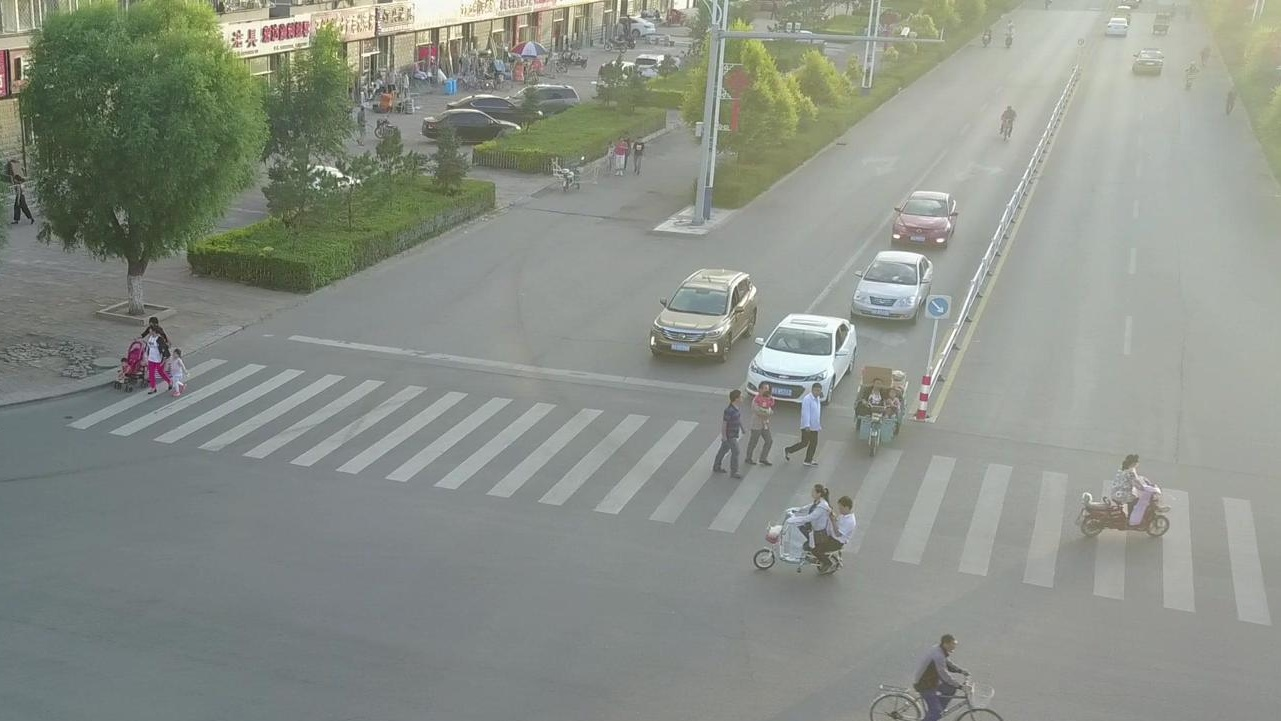
#> input picture HW0/Q5.png, 1281 x 721 px, found by its file name
$ jupyter execute --allow-errors Q5.ipynb   (shell and % lines are left out)
#> lines starting #> are read from the running program, lines starting #| are printed output that depends on the picture; long printed decimals are rounded
## Modifying the picture with opencv and numpy libraries

[cell 1]
import numpy as np
import matplotlib.pyplot as plt
import cv2

#> (a cell that did not finish here is left out)

#> (a cell that did not finish here is left out)

**Just run the above cells without any changes**

[cell 4]
"""
Please read the provided image in RGB with opencv lib and print the matrices

see bellow links:
https://numpy.org/doc/stable/reference/generated/numpy.maximum.html
https://numpy.org/doc/stable/reference/generated/numpy.minimum.html
https://numpy.org/doc/stable/reference/generated/numpy.mean.html
"""

image = cv2.imread("/content/drive/MyDrive/Colab Notebooks/Q5.png")
#> image is the input picture: shape (721, 1281, 3); mean B, G, R 136.3, 144.5, 139.2

shape = image.shape
#> shape = (721, 1281, 3)
types = image.dtype
avg = np.mean(image)
#> avg = 140
max = np.max(image)
#> max = 255
min = np.min(image)
#> min = 0
all_pixels = image[:,:,0]
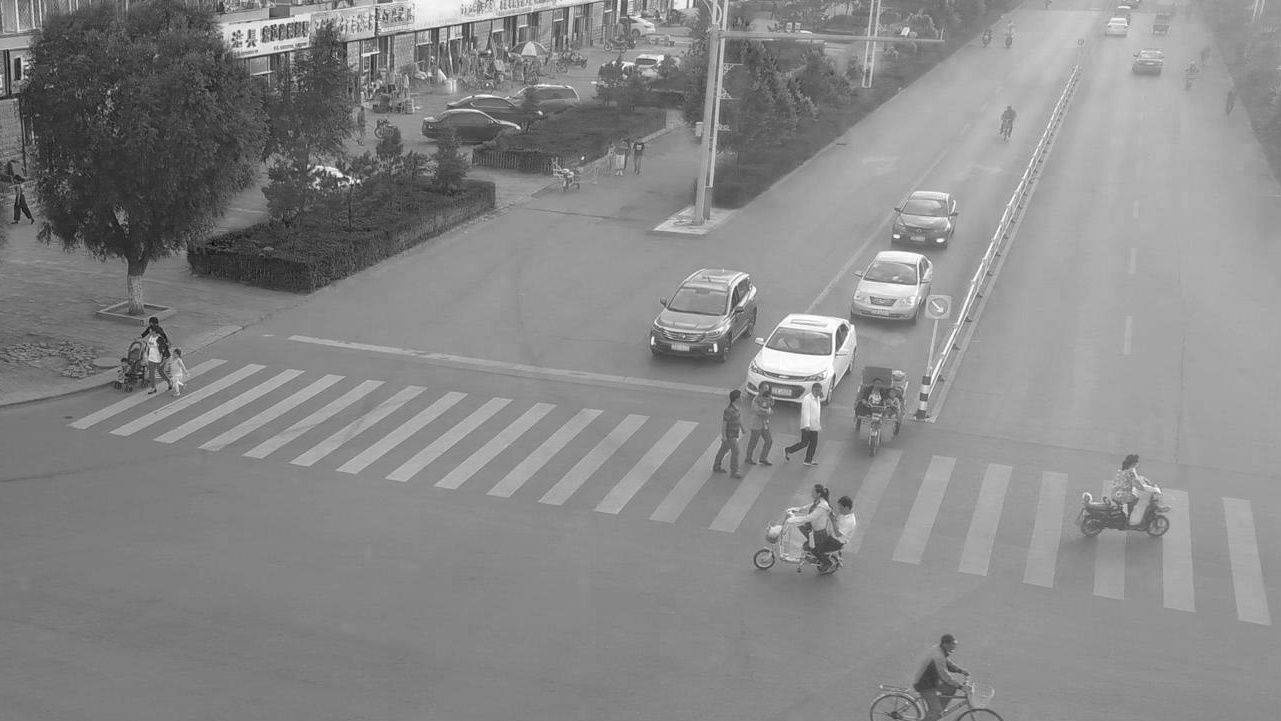
#> all_pixels: shape (721, 1281); min 0, max 255, mean 136.3

print("shape: ", shape)
#| shape:  (721, 1281, 3)
print("types: ", types)
#| types:  uint8
print("avg: ", avg)
#| avg:  139.987
print("max: ", max)
#| max:  255
print("min: ", min)
#| min:  0
print("all_pixels: ", all_pixels)
#> (printed output is left out)


$ run again, with HW0/Q1.jpg saved as HW0/Q5.png
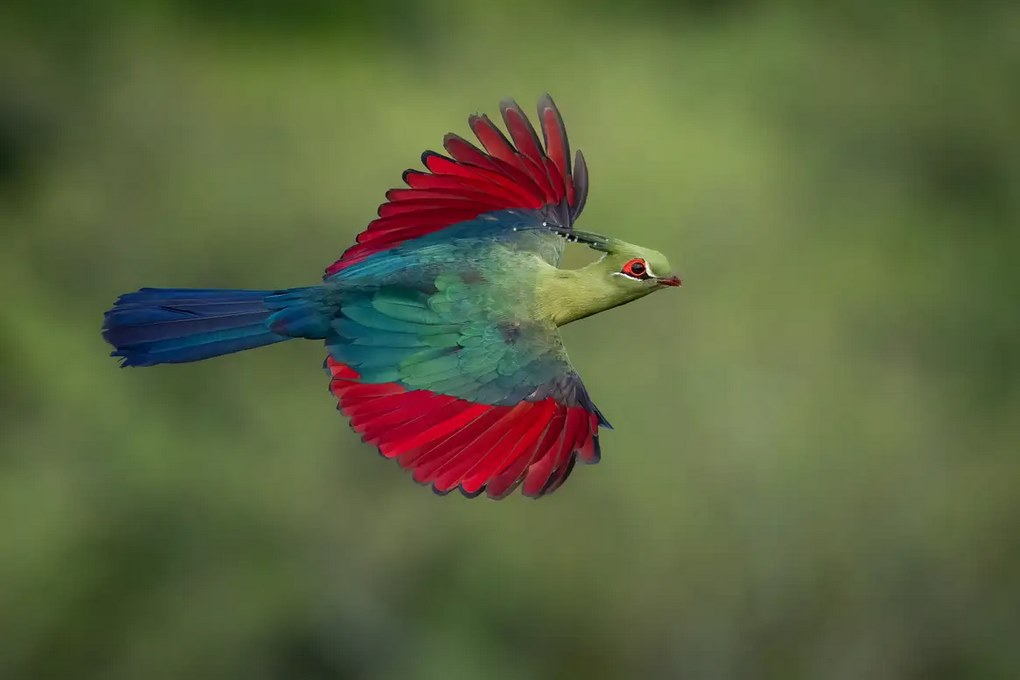
#> input picture HW0/Q1.jpg, 1020 x 680 px, found by its file name
#> image is the input picture: shape (680, 1020, 3); mean B, G, R 63.9, 100.1, 91.6
#> avg = 85.23
#> max = 255
#> min = 0
#> `all_pixels = image[:,:,0]`:
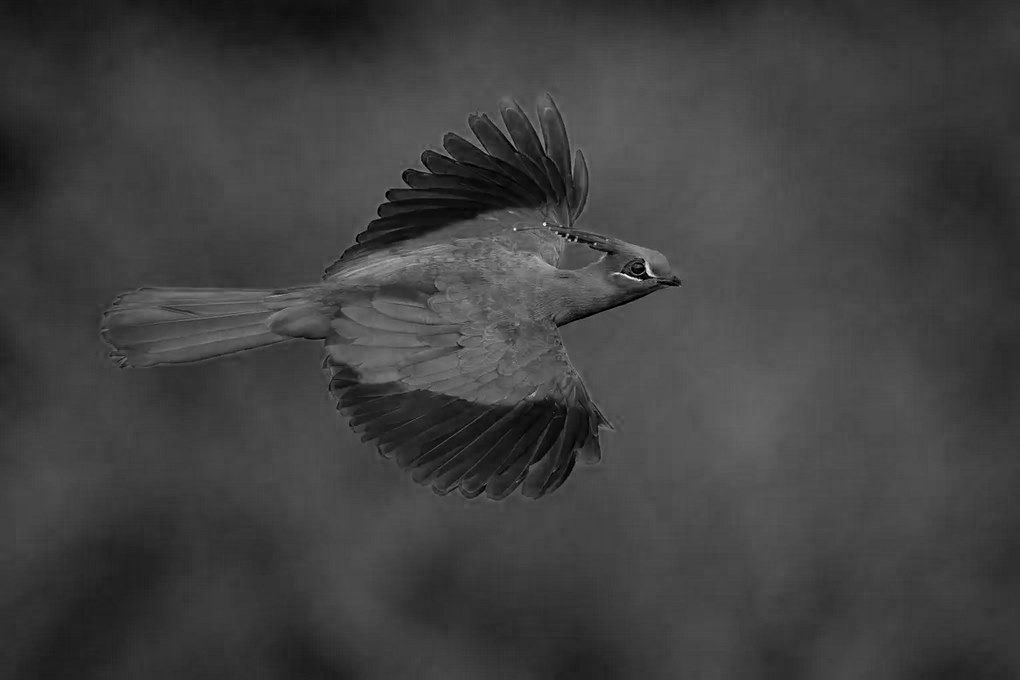
#> all_pixels: shape (680, 1020); min 0, max 248, mean 63.9
#| shape:  (680, 1020, 3)
#| types:  uint8
#| avg:  85.230
#| max:  255
#| min:  0
#> (printed output is left out)
